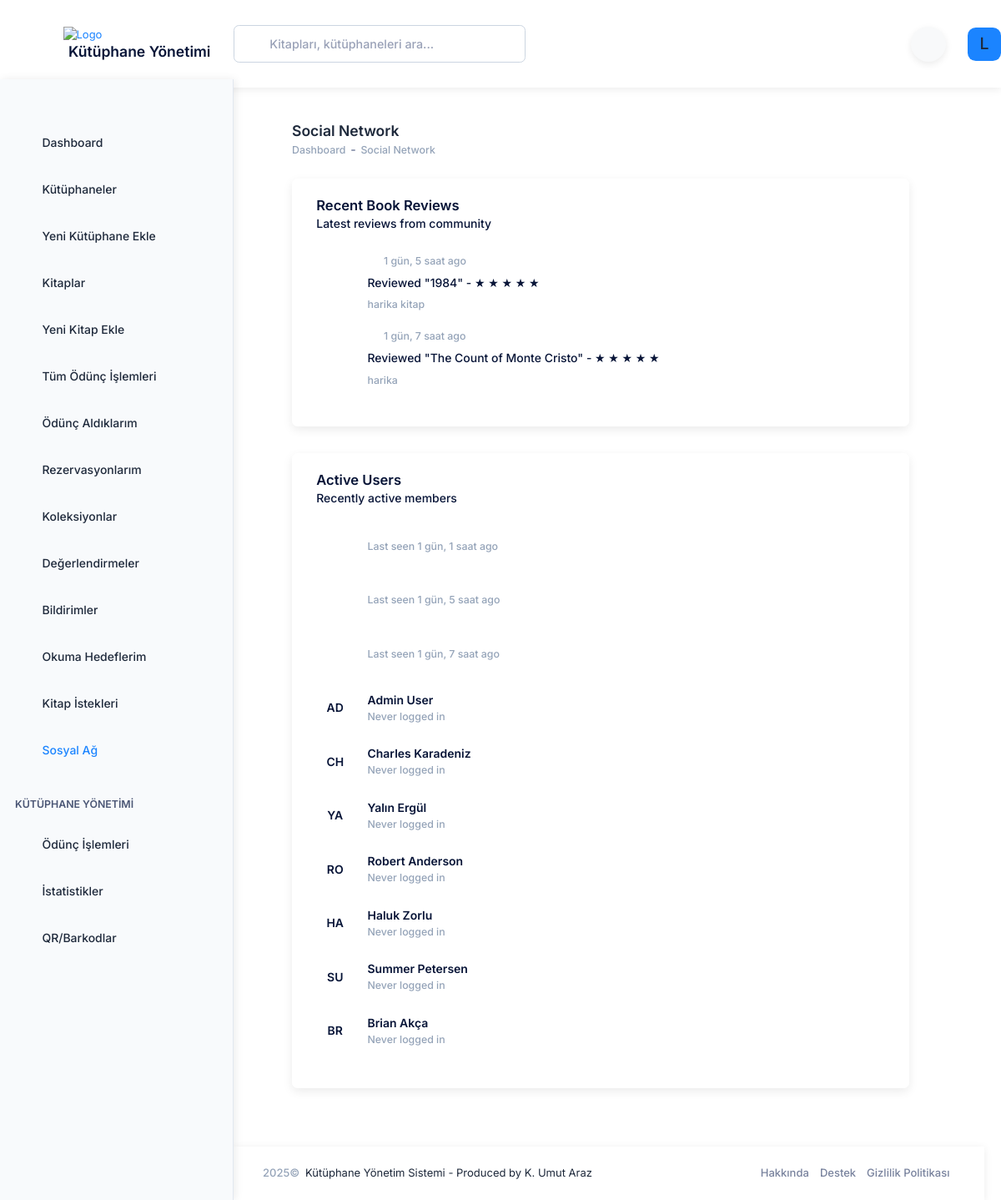
Page /accounts/social/ (signed in) on the committed database.
### accounts/models.py (models this page shows, shortened)
class User(AbstractUser):
    USER_TYPE_CHOICES = (
        ('super_admin', 'Süper Yönetici'),
        ('library_admin', 'Kütüphane Yöneticisi'),
        ('reader', 'Okuyucu'),
    )
    user_type = models.CharField(
        'Kullanıcı Tipi',
        max_length=20,
        choices=USER_TYPE_CHOICES,
        default='reader',
        help_text='Kullanıcı hesabının tipini belirler.',
    )
    profile_picture = models.ImageField('Profil Resmi', upload_to='profile_pictures/', null=True, blank=True)
    phone_number = models.CharField('Telefon Numarası', max_length=20, blank=True, null=True)
    address = models.TextField('Adres', blank=True, null=True)
    class Meta:
        verbose_name = 'kullanıcı'
        verbose_name_plural = 'kullanıcılar'
    @property
    def is_super_admin(self):
        return self.user_type == 'super_admin'
    @property
    def is_library_admin(self):
        return self.user_type == 'library_admin'

### books/models_review.py (models this page shows, shortened)
class BookReview(models.Model):
    book = models.ForeignKey(Book, verbose_name='Kitap', on_delete=models.CASCADE, related_name='reviews')
    user = models.ForeignKey(settings.AUTH_USER_MODEL, verbose_name='Kullanıcı', on_delete=models.CASCADE, related_name='book_reviews')
    rating = models.PositiveSmallIntegerField(
        'Değerlendirme',
        validators=[MinValueValidator(1), MaxValueValidator(5)],
        help_text='1-5 arası değerlendirme puanı'
    )
    review_text = models.TextField('Yorum', blank=True, null=True)
    created_at = models.DateTimeField('Oluşturulma Tarihi', default=timezone.now)
    updated_at = models.DateTimeField('Güncellenme Tarihi', auto_now=True)
    is_public = models.BooleanField('Herkese Açık', default=True)
    class Meta:
        ordering = ['-created_at']
        verbose_name = 'Kitap Değerlendirmesi'
        verbose_name_plural = 'Kitap Değerlendirmeleri'
        unique_together = ['book', 'user']

### books/models.py (models this page shows, shortened)
class Book(models.Model):
    STATUS_CHOICES = (
        ('available', 'Mevcut'),
        ('borrowed', 'Ödünç Verilmiş'),
        ('reserved', 'Rezerve Edilmiş'),
        ('maintenance', 'Bakımda'),
    )
    title = models.CharField('Başlık', max_length=255)
    author = models.CharField('Yazar', max_length=255)
    isbn = models.CharField('ISBN', max_length=20, blank=True, null=True)
    description = models.TextField('Açıklama', blank=True, null=True)
    cover_image = models.ImageField('Kapak Resmi', upload_to='book_covers/', blank=True, null=True)
    library = models.ForeignKey(Library, verbose_name='Kütüphane', on_delete=models.CASCADE, related_name='books')
    status = models.CharField('Durum', max_length=20, choices=STATUS_CHOICES, default='available')
    publication_year = models.PositiveIntegerField('Yayın Yılı', blank=True, null=True)
    publisher = models.CharField('Yayınevi', max_length=255, blank=True, null=True)
    language = models.CharField('Dil', max_length=50, blank=True, null=True)
    pages = models.PositiveIntegerField('Sayfa Sayısı', blank=True, null=True)
    created_at = models.DateTimeField('Oluşturulma Tarihi', auto_now_add=True)
    updated_at = models.DateTimeField('Güncellenme Tarihi', auto_now=True)
    class Meta:
        ordering = ['title', 'author']
        verbose_name = 'Kitap'
        verbose_name_plural = 'Kitaplar'

### accounts/views.py (the view)
# urls.py: path('social/', views.social_feed, name='social_feed'),
@login_required
def social_feed(request):
    from books.models_review import BookReview
    from .models import User
    recent_reviews = BookReview.objects.select_related(
        'user', 'book'
    ).order_by('-created_at')[:20]
    active_users = User.objects.filter(
        is_active=True
    ).order_by('-last_login')[:10]
    context = {
        'recent_reviews': recent_reviews,
        'active_users': active_users,
        'active_menu': 'social',
    }
    return render(request, 'accounts/social_feed.html', context)

### templates/accounts/social_feed.html (shortened to what this page needs)
{% extends 'layouts/base.html' %}
{% load static %}
{% block content %}
<div class="app-main flex-column flex-row-fluid" id="kt_app_main">
    <div class="d-flex flex-column flex-column-fluid">
        <div id="kt_app_toolbar" class="app-toolbar pt-5">
            <div id="kt_app_toolbar_container" class="app-container container-fluid d-flex align-items-stretch">
                <div class="app-toolbar-wrapper d-flex flex-stack flex-wrap gap-4 w-100">
                    <div class="page-title d-flex flex-column justify-content-center gap-1 me-3">
                        <h1 class="page-heading d-flex flex-column justify-content-center text-gray-900 fw-bold fs-3 m-0">
                            Social Network
                        </h1>
                        <ul class="breadcrumb breadcrumb-separatorless fw-semibold fs-7 my-0">
                            <li class="breadcrumb-item text-muted">
                                <a href="{% url 'dashboard' %}" class="text-muted text-hover-primary">Dashboard</a>
                            </li>
                            <li class="breadcrumb-item">
                                <span class="bullet bg-gray-500 w-5px h-2px"></span>
                            </li>
                            <li class="breadcrumb-item text-muted">Social Network</li>
                        </ul>
                    </div>
                </div>
            </div>
        </div>
        <div id="kt_app_content" class="app-content flex-column-fluid">
            <div id="kt_app_content_container" class="app-container container-fluid">
                <div class="row g-5 g-xl-10">
                    <div class="col-xxl-8">
                        <div class="card card-flush h-xl-100">
                            <div class="card-header pt-5">
                                <h3 class="card-title align-items-start flex-column">
                                    <span class="card-label fw-bold text-gray-800">Recent Book Reviews</span>
                                    <span class="text-gray-500 mt-1 fw-semibold fs-6">Latest reviews from community</span>
                                </h3>
                            </div>
                            <div class="card-body pt-6">
                                {% if recent_reviews %}
                                    {% for review in recent_reviews %}
                                    <div class="d-flex mb-6">
                                        <div class="symbol symbol-45px me-5">
                                            <span class="symbol-label bg-light-primary text-primary fw-bold fs-6">
                                            </span>
                                        </div>
                                        <div class="d-flex flex-column flex-row-fluid">
                                            <div class="d-flex align-items-center flex-wrap mb-2">
                                                <span class="text-muted fw-semibold fs-7">{{ review.created_at|timesince }} ago</span>
                                            </div>
                                            <span class="text-gray-800 fw-semibold fs-6 mb-2">
                                                Reviewed "{{ review.book.title }}" -
                                                <span class="text-warning">
                                                    {% for i in "12345" %}
                                                        {% if forloop.counter <= review.rating %}
                                                            ★
                                                        {% else %}
                                                            ☆
                                                        {% endif %}
                                                    {% endfor %}
                                                </span>
                                            </span>
                                            {% if review.review_text %}
                                            <span class="text-muted fw-semibold fs-7">{{ review.review_text|truncatewords:20 }}</span>
                                            {% endif %}
                                        </div>
                                    </div>
                                    {% endfor %}
                                {% else %}
                                    <div class="text-center py-10">
                                        <i class="ki-outline ki-people fs-3x text-gray-500 mb-3"></i>
                                        <p class="text-gray-500 fs-6">No recent reviews found</p>
                                    </div>
                                {% endif %}
                            </div>
                        </div>
                    </div>
                    <div class="col-xxl-4">
                        <div class="card card-flush h-xl-100">
                            <div class="card-header pt-5">
                                <h3 class="card-title align-items-start flex-column">
                                    <span class="card-label fw-bold text-gray-800">Active Users</span>
                                    <span class="text-gray-500 mt-1 fw-semibold fs-6">Recently active members</span>
                                </h3>
                            </div>
                            <div class="card-body pt-6">
                                {% if active_users %}
                                    {% for user in active_users %}
                                    <div class="d-flex align-items-center mb-6">
                                        <div class="symbol symbol-45px me-5">
                                            <span class="symbol-label bg-light-success text-success fw-bold fs-6">
                                                {{ user.get_full_name|slice:":2"|upper }}
                                            </span>
                                        </div>
                                        <div class="flex-grow-1">
                                            <a href="#" class="text-gray-800 text-hover-primary fw-bold fs-6">{{ user.get_full_name }}</a>
                                            <span class="text-muted d-block fw-semibold fs-7">
                                                {% if user.last_login %}
                                                    Last seen {{ user.last_login|timesince }} ago
                                                {% else %}
                                                    Never logged in
                                                {% endif %}
                                            </span>
                                        </div>
                                    </div>
                                    {% endfor %}
                                {% else %}
                                    <div class="text-center py-10">
                                        <i class="ki-outline ki-profile-user fs-3x text-gray-500 mb-3"></i>
                                        <p class="text-gray-500 fs-6">No active users found</p>
                                    </div>
                                {% endif %}
                            </div>
                        </div>
                    </div>
                </div>
            </div>
        </div>
    </div>
</div>
{% endblock %}

### templates/includes/header.html (shortened to what this page needs)
{% load static %}
<div id="kt_app_header" class="app-header d-flex flex-column flex-stack">
    <div class="d-flex flex-stack flex-grow-1">
        <div class="app-header-logo d-flex align-items-center ps-lg-12" id="kt_app_header_logo">
            <div id="kt_app_sidebar_toggle"
                class="app-sidebar-toggle btn btn-sm btn-icon bg-body btn-color-gray-500 btn-active-color-primary w-30px h-30px ms-n2 me-4 d-none d-lg-flex"
                data-kt-toggle="true" data-kt-toggle-state="active" data-kt-toggle-target="body"
                data-kt-toggle-name="app-sidebar-minimize">
                <i class="ki-outline ki-abstract-14 fs-3 mt-1"></i>
            </div>
            <a href="{% url 'dashboard' %}" class="app-sidebar-logo">
                <img src="{% static 'media/logos/arazumut_logo.svg' %}" alt="Logo" class="h-50px" /> <br>
                <span class="ms-2 h3 fw-bold">Kütüphane Yönetimi</span>
            </a>
        </div>
        <div class="app-navbar flex-grow-1 justify-content-end" id="kt_app_header_navbar">
            <div class="app-navbar-item d-flex align-items-stretch flex-lg-grow-1">
                <div id="kt_header_search" class="header-search d-flex align-items-center w-lg-350px"
                    data-kt-search-keypress="true" data-kt-search-min-length="2" data-kt-search-enter="enter"
                    data-kt-search-layout="menu" data-kt-search-responsive="true" data-kt-menu-trigger="auto"
                    data-kt-menu-permanent="true" data-kt-menu-placement="bottom-start">
                    <form action="{% url 'search' %}" method="GET" data-kt-search-element="form" class="d-none d-lg-block w-100 position-relative mb-5 mb-lg-0"
                        autocomplete="off">
                        <i
                            class="ki-outline ki-magnifier search-icon fs-2 text-gray-500 position-absolute top-50 translate-middle-y ms-5"></i>
                        <input type="text" class="search-input form-control form-control border h-lg-45px ps-13"
                            name="q" value="{{ request.GET.q|default:'' }}" placeholder="Kitapları, kütüphaneleri ara..." data-kt-search-element="input" />
                    </form>
                </div>
            </div>
            <div class="app-navbar-item me-3">
                <button class="theme-toggle" onclick="toggleTheme()" type="button" title="Temayı değiştir" aria-label="Tema değiştir">
                    <i class="fas fa-moon"></i>
                </button>
            </div>
            <div class="app-navbar-item ms-3 ms-lg-5" id="kt_header_user_menu_toggle">
                <div class="cursor-pointer symbol symbol-35px symbol-md-40px"
                    data-kt-menu-trigger="{default: 'click', lg: 'hover'}" data-kt-menu-attach="parent"
                    data-kt-menu-placement="bottom-end">
                    {% if user.profile_picture %}
                    <img src="{{ user.profile_picture.url }}" alt="user" />
                    {% else %}
                    <div class="symbol-label fs-2 bg-primary text-white">
                        {{ user.username|first|upper }}
                    </div>
                    {% endif %}
                </div>
            </div>
        </div>
    </div>
</div>

### rows in the picture
User: username|first "L", get_full_name "YA", get_full_name "Yalın Ergül", shows "Never logged in"
BookReview: created_at "1 gün, 5 saat", book "1984", rating 5 (drawn), review_text "harika kitap"
BookReview: created_at "1 gün, 7 saat", book "The Count of Monte Cristo", rating 5 (drawn), review_text "harika"
User: last_login "1 gün, 1 saat"
User: last_login "1 gün, 5 saat"
User: last_login "1 gün, 7 saat"
User: get_full_name "AD", get_full_name "Admin User", shows "Never logged in"
User: get_full_name "CH", get_full_name "Charles Karadeniz", shows "Never logged in"
User: get_full_name "RO", get_full_name "Robert Anderson", shows "Never logged in"
User: get_full_name "HA", get_full_name "Haluk Zorlu", shows "Never logged in"
User: get_full_name "SU", get_full_name "Summer Petersen", shows "Never logged in"
User: get_full_name "BR", get_full_name "Brian Akça", shows "Never logged in"
